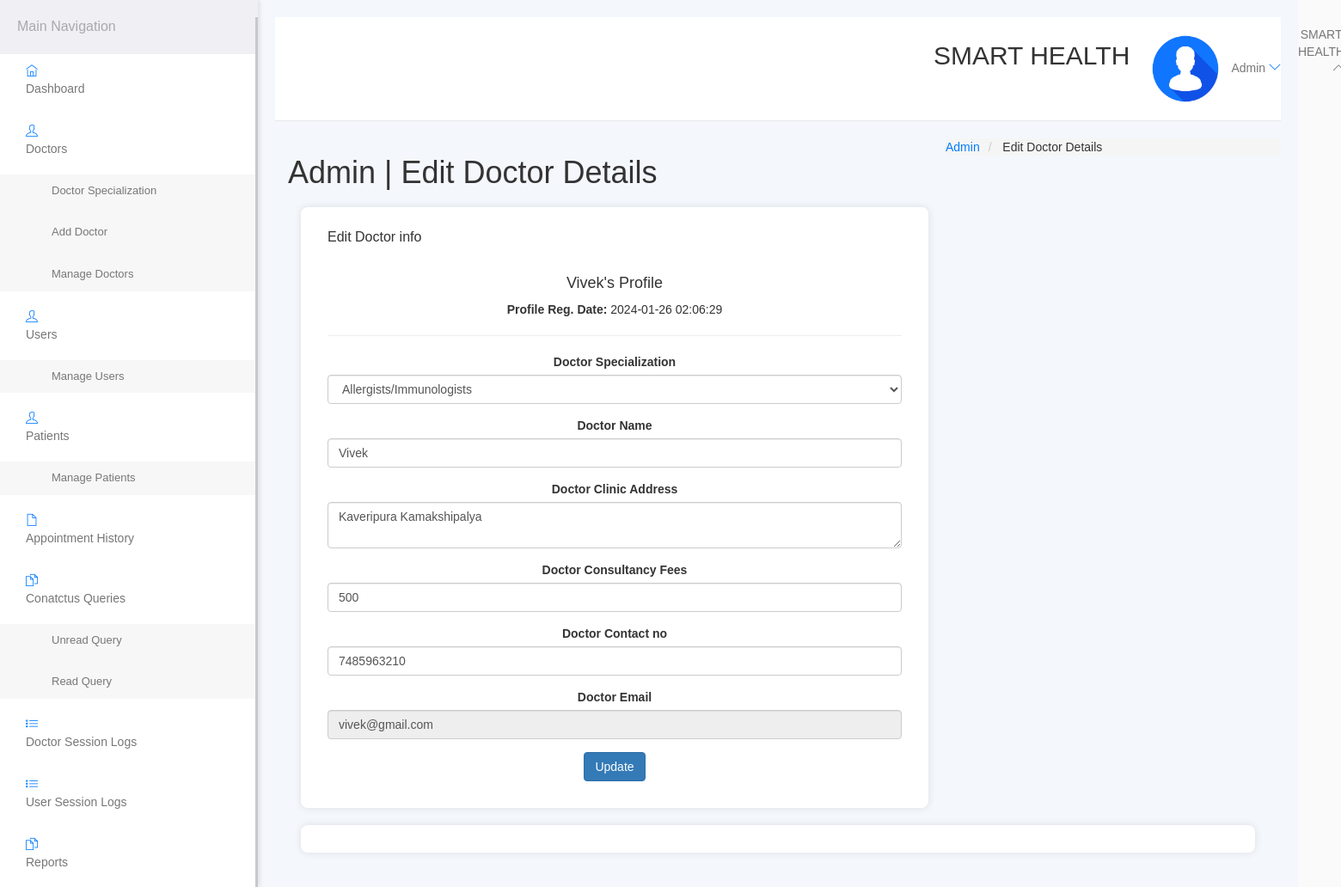
Screenshot of /hospital/hms/admin/edit-doctor.php?id=4 (signed in) with the database file from the repository.
### tables this page shows
CREATE TABLE `doctors` (
  `id` int(11) NOT NULL,
  `specilization` varchar(255) DEFAULT NULL,
  `doctorName` varchar(255) DEFAULT NULL,
  `address` longtext DEFAULT NULL,
  `docFees` varchar(255) DEFAULT NULL,
  `contactno` bigint(11) DEFAULT NULL,
  `docEmail` varchar(255) DEFAULT NULL,
  `password` varchar(255) DEFAULT NULL,
  `creationDate` timestamp NULL DEFAULT current_timestamp(),
  `updationDate` timestamp NULL DEFAULT NULL ON UPDATE current_timestamp()
);

### hospital/hms/admin/edit-doctor.php (the view, shortened to what this page needs)
<?php
include('include/config.php');
if (strlen($_SESSION['id'] == 0)) {
	header('location:logout.php');
} else {
	$did = intval($_GET['id']);
?>
	<!DOCTYPE html>
	<html lang="en">
	<head>
		<link rel="stylesheet" href="vendor/bootstrap/css/bootstrap.min.css">
		<link rel="stylesheet" href="vendor/fontawesome/css/font-awesome.min.css">
		<link rel="stylesheet" href="vendor/themify-icons/themify-icons.min.css">
		<link href="vendor/animate.css/animate.min.css" rel="stylesheet" media="screen">
		<link href="vendor/perfect-scrollbar/perfect-scrollbar.min.css" rel="stylesheet" media="screen">
		<link href="vendor/switchery/switchery.min.css" rel="stylesheet" media="screen">
		<link href="vendor/bootstrap-touchspin/jquery.bootstrap-touchspin.min.css" rel="stylesheet" media="screen">
		<link href="vendor/select2/select2.min.css" rel="stylesheet" media="screen">
		<link href="vendor/bootstrap-datepicker/bootstrap-datepicker3.standalone.min.css" rel="stylesheet" media="screen">
		<link href="vendor/bootstrap-timepicker/bootstrap-timepicker.min.css" rel="stylesheet" media="screen">
		<link rel="stylesheet" href="assets/css/styles.css">
		<link rel="stylesheet" href="assets/css/plugins.css">
		<link rel="stylesheet" href="assets/css/themes/theme-1.css" id="skin_color" />
	</head>
	<body>
		<div id="app">
			<?php include('include/sidebar.php'); ?>
			<div class="app-content">
				<?php include('include/header.php'); ?>
				<div class="main-content">
					<div class="wrap-content container" id="container">
						<section id="page-title">
							<div class="row">
								<div class="col-sm-8">
									<h1 class="mainTitle">Admin | Edit Doctor Details</h1>
								</div>
								<ol class="breadcrumb">
									<li>
										<span>Admin</span>
									</li>
									<li class="active">
										<span>Edit Doctor Details</span>
									</li>
								</ol>
							</div>
						</section>
						<div class="container-fluid container-fullw bg-white">
							<div class="row">
								<div class="col-md-12">
									<div class="row margin-top-30">
										<div class="col-lg-8 col-md-12">
											<div class="panel panel-white">
												<div class="panel-heading">
													<h5 class="panel-title">Edit Doctor info</h5>
												</div>
												<div class="panel-body">
													<?php $sql = mysqli_query($con, "select * from doctors where id='$did'");
													while ($data = mysqli_fetch_array($sql)) {
													?>
														<h4><?php echo htmlentities($data['doctorName']); ?>'s Profile</h4>
														<p><b>Profile Reg. Date: </b><?php echo htmlentities($data['creationDate']); ?></p>
														<hr />
														<form role="form" name="adddoc" method="post" onSubmit="return valid();">
															<div class="form-group">
																<label for="DoctorSpecialization">
																	Doctor Specialization
																</label>
																<select name="Doctorspecialization" class="form-control" required="required">
																	<option value="<?php echo htmlentities($data['specilization']); ?>">
																		<?php echo htmlentities($data['specilization']); ?></option>
																</select>
															</div>
															<div class="form-group">
																<label for="doctorname">
																	Doctor Name
																</label>
																<input type="text" name="docname" class="form-control" value="<?php echo htmlentities($data['doctorName']); ?>">
															</div>
															<div class="form-group">
																<label for="address">
																	Doctor Clinic Address
																</label>
																<textarea name="clinicaddress" class="form-control"><?php echo htmlentities($data['address']); ?></textarea>
															</div>
															<div class="form-group">
																<label for="fess">
																	Doctor Consultancy Fees
																</label>
																<input type="text" name="docfees" class="form-control" required="required" value="<?php echo htmlentities($data['docFees']); ?>">
															</div>
															<div class="form-group">
																<label for="fess">
																	Doctor Contact no
																</label>
																<input type="text" name="doccontact" class="form-control" required="required" value="<?php echo htmlentities($data['contactno']); ?>">
															</div>
															<div class="form-group">
																<label for="fess">
																	Doctor Email
																</label>
																<input type="email" name="docemail" class="form-control" readonly="readonly" value="<?php echo htmlentities($data['docEmail']); ?>">
															</div>
														<?php } ?>
														<button type="submit" name="submit" class="btn btn-o btn-primary">
															Update
														</button>
														</form>
												</div>
											</div>
										</div>
									</div>
								</div>
								<div class="col-lg-12 col-md-12">
									<div class="panel panel-white">
									</div>
								</div>
							</div>
						</div>
					</div>
				</div>
			</div>
		</div>
		<?php include('include/footer.php'); ?>
	</body>
	</html>
<?php } ?>

### hospital/hms/admin/assets/css/styles.css (style rules this page uses)
* { margin: 0; padding: 0; box-sizing: border-box; }
body { font-family: "Arial", sans-serif; background-color: #f4f7fc; color: #333; display: flex; min-height: 100vh; overflow-x: hidden; }
.app-content { margin-left: 300px; width: calc(100% - 300px); padding: 20px; background-color: #f4f7fc; }
.breadcrumb { margin: 0; padding: 0; list-style: none; display: flex; gap: 5px; }
.breadcrumb li { font-size: 14px; color: #007bff; }
.breadcrumb li.active { color: #333; }
.panel { background-color: white; border-radius: 8px; box-shadow: 0px 0px 10px rgba(0, 0, 0, 0.1); margin-bottom: 20px; padding: 15px; }
.panel-body { text-align: center; }

### hospital/hms/admin/assets/css/themes/theme-1.css (style rules this page uses)
body { background: #FAFAFA; }

### rows the page displays
doctors: doctorName "Vivek", creationDate "2024-01-26 02:06:29", Doctorspecialization "Allergists/Immunologists", docname "Vivek", clinicaddress "Kaveripura Kamakshipalya", docfees "500", doccontact "7485963210", docemail "vivek@gmail.com"
